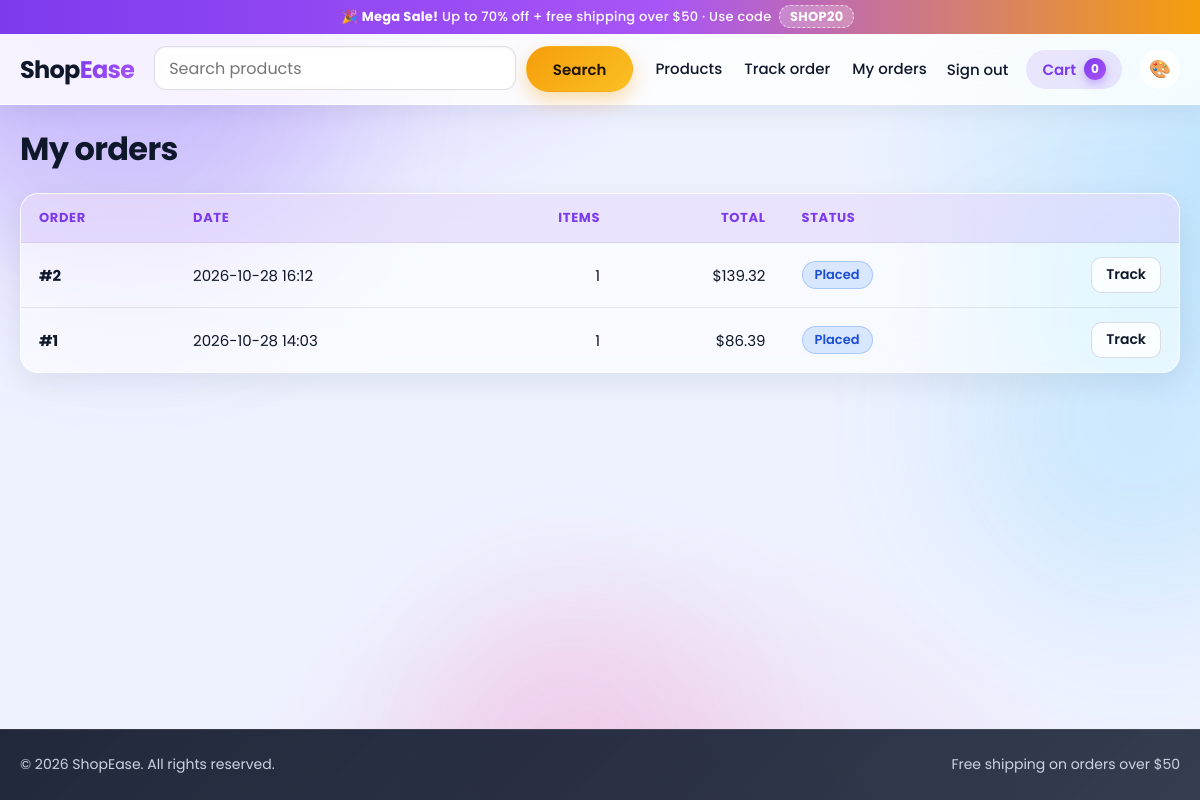
Page /orders (signed in) on the committed database.
### tables this page shows
CREATE TABLE orders(
  id INTEGER PRIMARY KEY AUTOINCREMENT, user_id INTEGER NOT NULL, created_at TEXT NOT NULL,
  status TEXT NOT NULL, subtotal REAL, shipping REAL, tax REAL, total REAL,
  ship_name TEXT, ship_address TEXT, ship_city TEXT, ship_zip TEXT, ship_phone TEXT,
  payment TEXT, tracking TEXT);

### app.py (the view)
@app.route("/orders")
@login_required
def orders():
    rows = get_db().execute(
        """SELECT o.*, (SELECT SUM(qty) FROM order_items WHERE order_id=o.id) AS n_items
           FROM orders o WHERE user_id=? ORDER BY o.id DESC""", (session["user_id"],)).fetchall()
    return render_template("orders.html", orders=rows)

### app.py (called while the page is built)
def get_db():
    if "db" not in g:
        g.db = sqlite3.connect(DB_PATH)
        g.db.row_factory = sqlite3.Row
        g.db.execute("PRAGMA foreign_keys = ON")
    return g.db

@app.before_request
def csrf_protect():
    if request.method in ("POST", "PUT", "PATCH", "DELETE"):
        expected = session.get("csrf_token")
        supplied = request.form.get("csrf_token") or request.headers.get("X-CSRF-Token", "")
        if not expected or not hmac.compare_digest(str(expected), str(supplied)):
            abort(400, "Invalid or missing CSRF token. Reload the page and try again.")

def csrf_token():
    if "csrf_token" not in session:
        session["csrf_token"] = secrets.token_hex(16)
    return session["csrf_token"]

def current_user():
    if "current_user" in g:
        return g.current_user
    user = None
    uid = session.get("user_id")
    if uid:
        row = get_db().execute(
            "SELECT * FROM users WHERE id=? AND deleted_at IS NULL", (uid,)).fetchone()
        if row and session.get("av") == row["auth_version"]:
            user = row
        else:
            session.clear()
    g.current_user = user
    return user

def login_required(view):
    @wraps(view)
    def wrapped(*a, **kw):
        if not current_user():
            flash("Please sign in to continue.", "info")
            return redirect(url_for("login", next=request.path))
        return view(*a, **kw)
    return wrapped

@app.context_processor
def inject_globals():
    return {
        "user": current_user(),
        "cart_count": sum(session.get("cart", {}).values()),
        "all_categories": [r[0] for r in get_db().execute(
            "SELECT DISTINCT category FROM products ORDER BY category")],
        "year": datetime.now().year,
    }

@app.template_filter("money")
def money(v):
    return f"${v:,.2f}"

### templates/orders.html (shortened to what this page needs)
{% extends "base.html" %}
{% from "_macros.html" import status_badge %}
{% block content %}
<h1>My orders</h1>
{% if orders %}
<div class="card table-card">
  <table class="table">
    <thead><tr><th>Order</th><th>Date</th><th class="num">Items</th><th class="num">Total</th><th>Status</th><th></th></tr></thead>
    <tbody>
    {% for o in orders %}
      <tr>
        <td><strong>#{{ o['id'] }}</strong></td><td>{{ o['created_at'] }}</td>
        <td class="num">{{ o['n_items'] }}</td><td class="num">{{ o['total']|money }}</td>
        <td>{{ status_badge(o['status']) }}</td>
        <td class="num"><a class="btn btn-outline btn-sm" href="{{ url_for('order_detail', oid=o['id']) }}">Track</a></td>
      </tr>
    {% endfor %}
    </tbody>
  </table>
</div>
{% else %}
<div class="card empty"><h3>No orders yet</h3><p class="muted">Your orders will show up here.</p>
  <a class="btn btn-primary" href="{{ url_for('products') }}">Start shopping</a></div>
{% endif %}
{% endblock %}

### templates/_macros.html (shortened to what this page needs)
{% macro status_badge(s) %}
<span class="tag tag-{{ {'Placed':'info','Processing':'info','Shipped':'warn','Out for Delivery':'warn','Delivered':'ok','Cancelled':'danger'}[s] }}">{{ s }}</span>
{% endmacro %}

### static/css/style.css (style rules this page uses)
:root { --primary:#7c3aed;--primary-2:#a855f7;--primary-dark:#6d28d9;--primary-soft:rgba(124,58,237,.12); --accent:#f59e0b;--accent-2:#fbbf24;--accent-dark:#d97706; --ink:#0f172a;--muted:#64748b;--bg:#eef2ff; --glass:rgba(255,255,255,.62);--glass-strong:rgba(255,255,255,.82);--glass-border:rgba(255,255,255,.65); --field-bg:rgba(255,255,255,.75);--line:rgba(15,23,42,.08);--line-strong:rgba(15,23,42,.14); --orb1:rgba(139,92,246,.38);--orb2:rgba(56,189,248,.32);--orb3:rgba(244,114,182,.30); --ok:#16a34a;--warn:#d97706;--danger:#dc2626;--info:#2563eb; --radius:18px;--radius-sm:12px;--gap:24px; --shadow:0 10px 30px rgba(15,23,42,.08);--shadow-lg:0 20px 50px rgba(15,23,42,.14); --font:"Poppins","Segoe UI",Roboto,"Helvetica Neue",Arial,sans-serif; }
* { box-sizing:border-box }
html { font-size:16px;scroll-behavior:smooth }
body { margin:0;font-family:var(--font);font-size:1rem;line-height:1.55;color:var(--ink); min-height:100vh;display:flex;flex-direction:column; background: radial-gradient(1100px 600px at 8% -10%,var(--orb1),transparent 60%), radial-gradient(900px 520px at 112% 18%,var(--orb2),transparent 55%), radial-gradient(800px 700px at 55% 118%,var(--orb3),transparent 60%), var(--bg); background-attachment:fixed }
a { color:var(--primary);text-decoration:none }
h1 { font-size:2rem;line-height:1.25;margin:0 0 var(--gap);font-weight:700;letter-spacing:-.02em }
.btn { display:inline-flex;align-items:center;justify-content:center;height:44px;padding:0 20px;border-radius:var(--radius-sm); border:1px solid transparent;font-weight:600;font-size:.9375rem;cursor:pointer;white-space:nowrap; text-decoration:none!important;transition:transform .15s,box-shadow .15s,background .15s }
.btn-sm { height:36px;padding:0 14px;font-size:.875rem;border-radius:10px }
.btn-outline { background:var(--glass);color:var(--ink);border-color:var(--line-strong);backdrop-filter:blur(8px) }
.card { background:var(--glass);border:1px solid var(--glass-border);border-radius:var(--radius); backdrop-filter:blur(18px) saturate(160%);-webkit-backdrop-filter:blur(18px) saturate(160%); box-shadow:var(--shadow);transition:transform .2s ease,box-shadow .2s ease,border-color .2s }
.tag { display:inline-block;padding:3px 12px;border-radius:999px;font-size:.8125rem;font-weight:600;white-space:nowrap; border:1px solid transparent }
.tag-info { background:rgba(59,130,246,.16);color:#1d4ed8;border-color:rgba(59,130,246,.3) }
.table-card { overflow-x:auto;background:var(--glass) }
.table { width:100%;border-collapse:collapse }
.table th,.table td { padding:14px 18px;border-bottom:1px solid var(--line);text-align:left;vertical-align:middle;font-size:.9375rem }
.table th { background:var(--primary-soft);font-size:.8125rem;font-weight:700;color:var(--primary); text-transform:uppercase;letter-spacing:.05em }
.table th:first-child { border-top-left-radius:14px }
.table th:last-child { border-top-right-radius:14px }
.table tbody tr { transition:background .15s }
.table tbody tr:last-child td { border-bottom:0 }
.table .num { text-align:right }

### rows in the picture
orders: id "2", created_at "2026-10-28 16:12", n_items "1", total "$139.32", status "Placed"
orders: id "1", created_at "2026-10-28 14:03", n_items "1", total "$86.39", status "Placed"

### other values in the picture
{{ cart_count }} "0"
